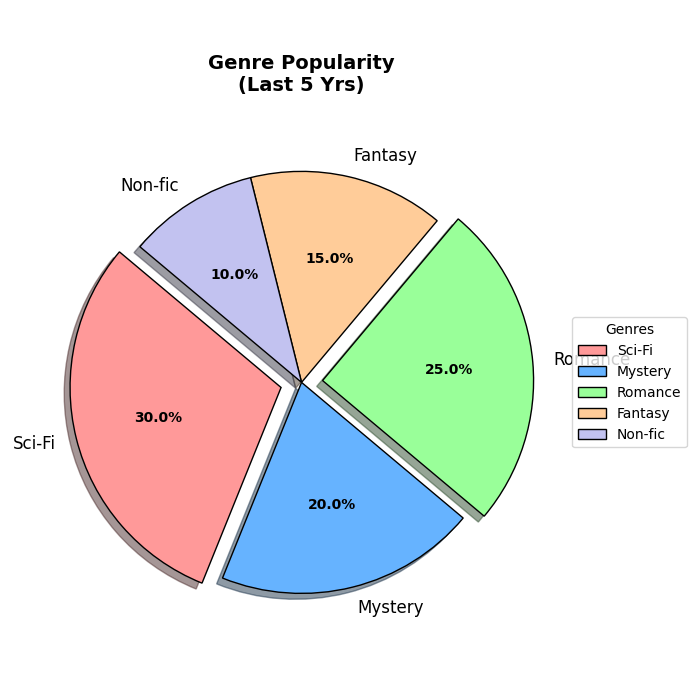

This figure's Python source:
import matplotlib.pyplot as plt
import numpy as np

genres = ['Sci-Fi', 'Mystery', 'Romance', 'Fantasy', 'Non-fic']
popularity = [30, 20, 25, 15, 10]
colors = ['#ff9999', '#66b3ff', '#99ff99', '#ffcc99', '#c2c2f0']
explode = (0.1, 0, 0.1, 0, 0)

fig, ax = plt.subplots(figsize=(7, 7))
wedges, texts, autotexts = ax.pie(popularity, labels=genres, colors=colors, autopct='%1.1f%%',
                                  startangle=140, explode=explode, shadow=True,
                                  wedgeprops={'edgecolor': 'black'}, textprops={'fontsize': 12})

ax.set_title("Genre Popularity\n(Last 5 Yrs)", fontsize=14, fontweight='bold', pad=20)

for autotext in autotexts:
    autotext.set_color('black')
    autotext.set_fontsize(10)
    autotext.set_weight('bold')

ax.legend(wedges, genres, title="Genres", loc="center left", bbox_to_anchor=(1, 0.5), fontsize=10)
plt.tight_layout()
plt.show()
